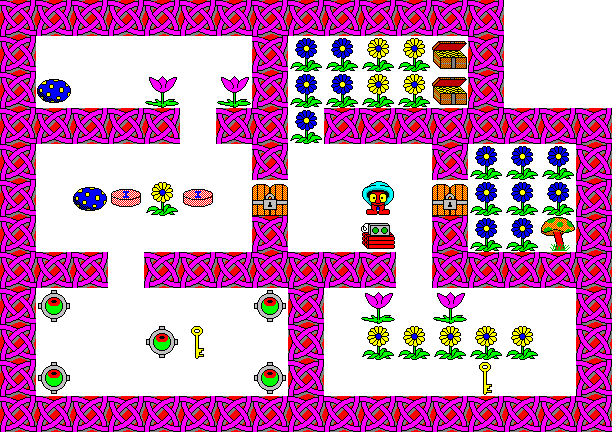

This game map was drawn from its Tiled (.tmx) file and the tilesets committed beside it. A one-line description and the trimmed map source follow:
An orthogonal 17x12 tile map with 36x36 px tiles, 2 tile layers (ground, hazard).

<map version="1.0" orientation="orthogonal" width="17" height="12" tilewidth="36" tileheight="36">
 <tileset firstgid="1" name="tileset" tilewidth="36" tileheight="36">
  <image source="tileset.png" width="256" height="256" />
 </tileset>
 <layer name="ground" width="17" height="12">
  <data>[204 cells, 204 non-empty, 1 distinct tile ids]</data>
 </layer>
 <layer name="hazard" width="17" height="12">
  <data>[204 cells, 131 non-empty, 13 distinct tile ids]</data>
 </layer>
</map>
